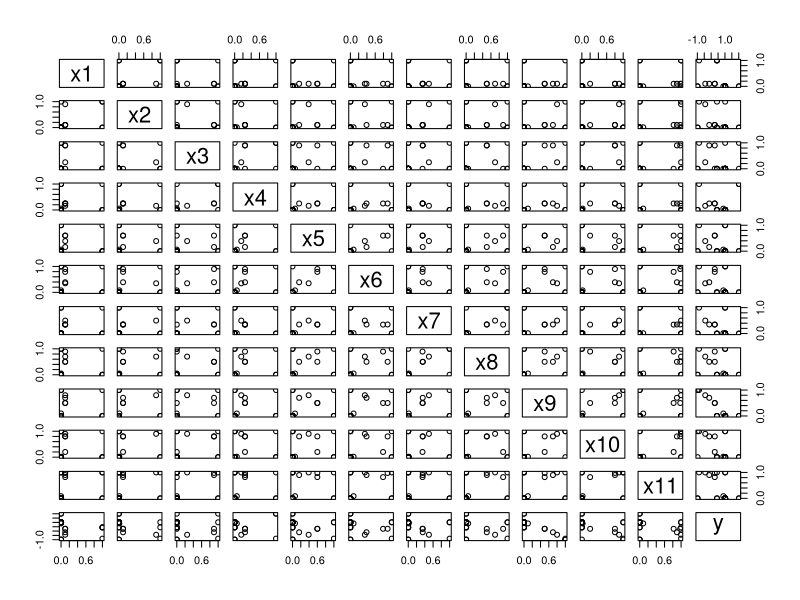

The R source for this figure:
## ---- chunk 1
knitr::opts_chunk$set(echo = TRUE)
## ---- chunk 2
library(dplyr)
df =read.csv(file="user_e7268.csv", colClasses=c("NULL", NA, NA, NA, NA, NA, NA, NA, NA, NA, NA, NA, NA))
df
## ---- chunk 3
form <- as.formula(paste("y~", paste0("x", 1:11, collapse="+")))
reg=lm(form,data=df)
reg
## ---- chunk 4
plot(df)
